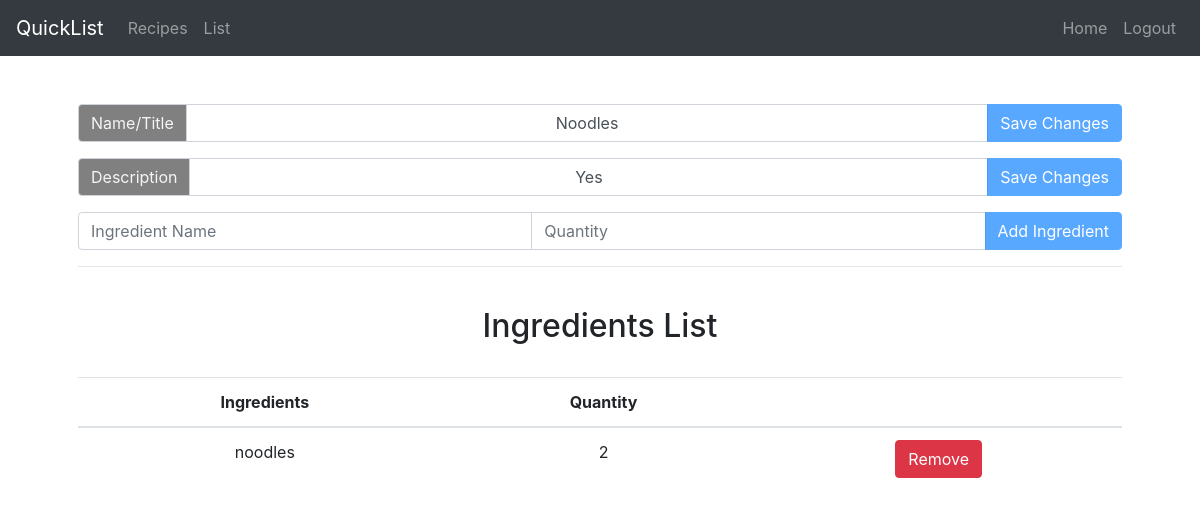
The page /recipes/edit/10 (signed in) on the database its author committed.
### tables this page shows
CREATE TABLE "recipes" (
	"id"	INTEGER NOT NULL,
	"name"	TEXT NOT NULL,
	"user_id"	INTEGER,
	"description"	TEXT NOT NULL,
	PRIMARY KEY("id" AUTOINCREMENT),
	FOREIGN KEY("user_id") REFERENCES "users"("id")
);

CREATE TABLE "recipe-ingredients-list" (
	"recipe_id"	INTEGER NOT NULL,
	"ingredient_id"	INTEGER NOT NULL,
	"quantity"	INTEGER NOT NULL,
	FOREIGN KEY("recipe_id") REFERENCES "recipes"("id"),
	FOREIGN KEY("ingredient_id") REFERENCES "ingredients"("id")
);

CREATE TABLE 'ingredients' (
id INTEGER PRIMARY KEY AUTOINCREMENT,
name TEXT NOT NULL);

### app.py (the view)
@app.route("/recipes/edit/<recipeID>", methods=["GET"])
@login_required
def editRecipe(recipeID):
    recipe = db.execute('SELECT * FROM recipes WHERE id = ?', [recipeID])
    ingredients = db.execute("SELECT * FROM ingredients JOIN 'recipe-ingredients-list' ON ingredients.id = 'recipe-ingredients-list'.ingredient_id WHERE recipe_id = ?", [recipeID])
    ingredients = ingredients.fetchall()
    return render_template('edit.html', recipe = recipe.fetchall(), ingredients = ingredients)

### util.py (called while the page is built)
def login_required(f):
    @wraps(f)
    def wrap(*args, **kwargs):
        if session.get("user_id") is None:
            flash("You need to login first")
            return redirect('/login')
        else:
            return f(*args, **kwargs)
    return wrap

### templates/edit.html (shortened to what this page needs)
{% extends "layout.html" %}
{% block main %}
    <div class="container p-5" style="text-align: center;">
        <div class="input-group mb-3">
            <div class="input-group-prepend">
                <label class="input-group-text" for="recipeName" style="background-color: gray; color: whitesmoke">Name/Title</label>
            </div>
            <input name="recipeName" value="{{recipe[0][1]}}" placeholder="Recipe Name" class="form-control" type="text" id="recipeName" style="text-align: center;">
            <div class="input-group-append">
                <button class="btn btn-primary" id="recipeNameButton" type="button" disabled>Save Changes</button>
            </div>
        </div>
        <div class="input-group mb-3">
            <div class="input-group-prepend">
                <label class="input-group-text" for="recipeDescription" style="background-color: gray; color: whitesmoke">Description</label>
            </div>
            <input name="recipeDescription" value="{{recipe[0][3]}}" placeholder="Recipe Description" class="form-control" type="text" id="recipeDescription" style="text-align: center;">
            <div class="input-group-append">
                <button class="btn btn-primary" id="recipeDescriptionButton" type="button" disabled>Save Changes</button>
            </div>
        </div>
        <div class="input-group mb-3">
            <input name="name" id="name" type="text" class="form-control" placeholder="Ingredient Name">
            <input name="quantity" id="quantity" type="text" class="form-control" placeholder="Quantity">
            <div class="input-group-append">
                <button class="btn btn-primary" value='{{recipe[0][0]}}' type="button" id="addButton" disabled>Add Ingredient</button>
            </div>
        </div>
        <hr>
        <br>
        <h2>Ingredients List</h2>
        <br>
        <table class="table">
            <thead>
                <tr>
                    <th scope="col">Ingredients</th>
                    <th scope="col">Quantity</th>
                    <th scopr="col"></th>
                </tr>
            </thead>
            <tbody>
            {% for ingredient in ingredients %}
                <tr>
                    <td>{{ingredient[1]}}</td>
                    <td>{{ingredient[4]}}</td>
                    <td>
                        <button class="btn btn-danger removeButton" type="button" value="{{ingredient[3]}}">Remove</button>
                    </td>
                </tr>
            {% endfor %}
            </tbody>
        </table>
    </div>
{% endblock %}

### rows shown on the page
recipes: recipeName "Noodles", recipeDescription "Yes"
recipe-ingredients-list: name "noodles", quantity "2"
